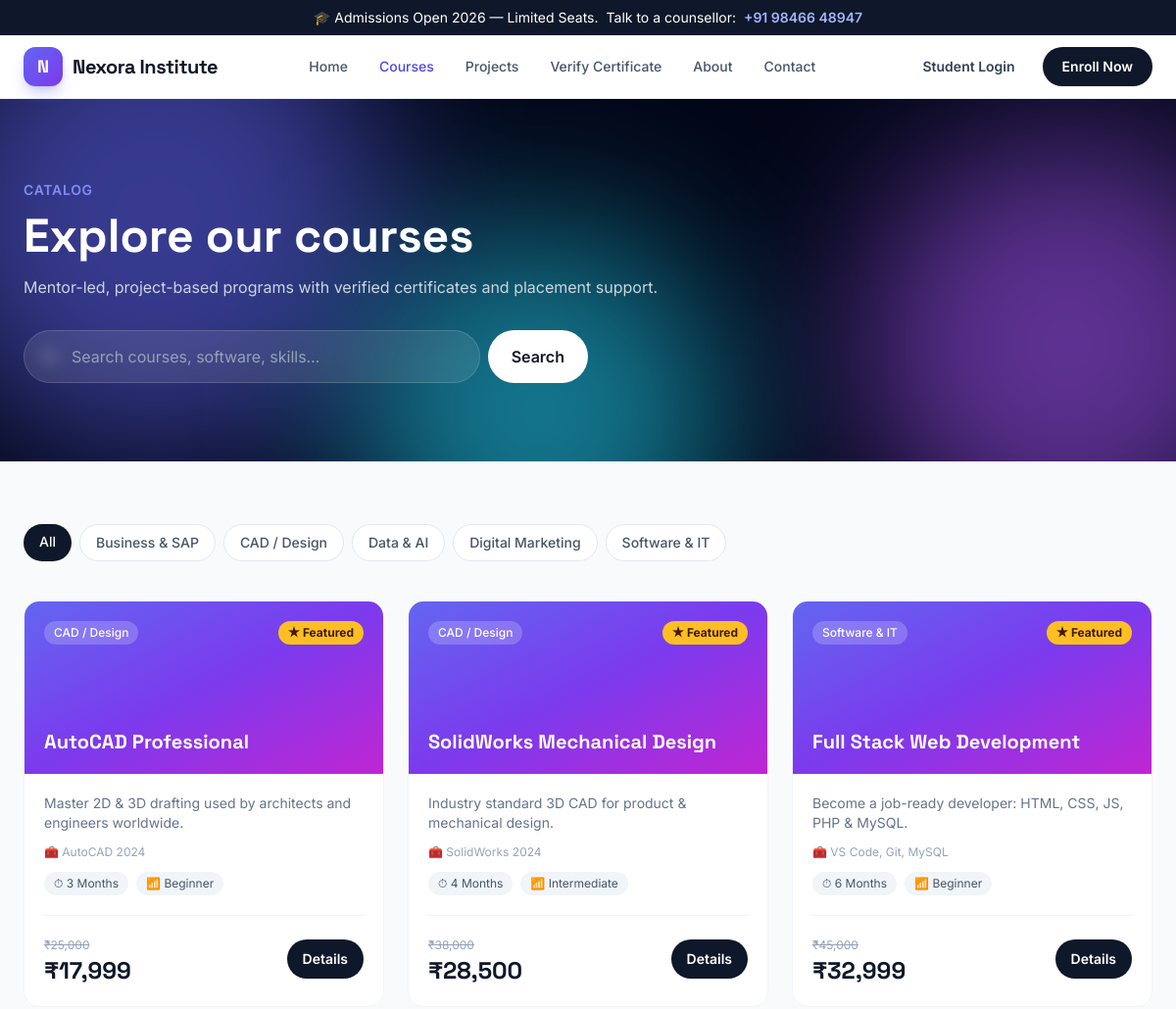
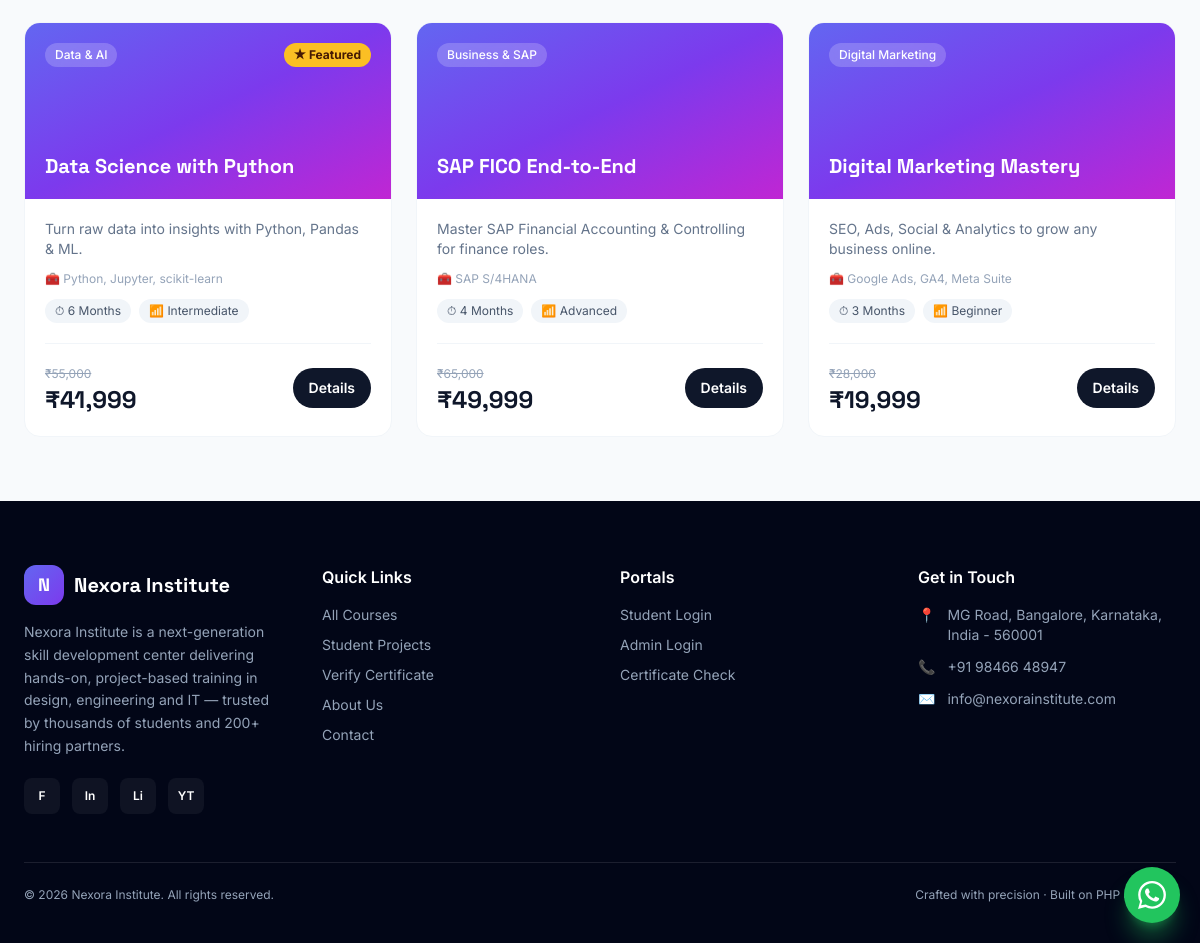
/courses.php, run on the app's committed database (2 pictures, top to bottom).
### tables this page shows
CREATE TABLE categories (
  id    INT AUTO_INCREMENT PRIMARY KEY,
  name  VARCHAR(100) NOT NULL,
  slug  VARCHAR(120) NOT NULL UNIQUE,
  icon  VARCHAR(60)  DEFAULT 'graduation-cap'
);

CREATE TABLE courses (
  id              INT AUTO_INCREMENT PRIMARY KEY,
  title           VARCHAR(160) NOT NULL,
  slug            VARCHAR(180) NOT NULL UNIQUE,
  category_id     INT NULL,
  short_desc      VARCHAR(255) NULL,
  description     TEXT NULL,
  duration        VARCHAR(60)  DEFAULT '3 Months',
  level           ENUM('Beginner','Intermediate','Advanced') DEFAULT 'Beginner',
  price           DECIMAL(10,2) DEFAULT 0,
  discount_price  DECIMAL(10,2) NULL,
  software        VARCHAR(255) NULL,
  syllabus        TEXT NULL,
  image           VARCHAR(255) NULL,
  is_featured     TINYINT(1) DEFAULT 0,
  status          ENUM('active','draft') DEFAULT 'active',
  created_at      TIMESTAMP DEFAULT CURRENT_TIMESTAMP,
  CONSTRAINT fk_course_cat FOREIGN KEY (category_id) REFERENCES categories(id) ON DELETE SET NULL
);

### includes/functions.php (called while the page is built, shortened)
<?php
require_once __DIR__ . '/../config/database.php';
function e(?string $str): string
{
    return htmlspecialchars($str ?? '', ENT_QUOTES, 'UTF-8');
}
function url(string $path = ''): string
{
    return BASE_URL . '/' . ltrim($path, '/');
}
function money($amount): string
{
    return '₹' . number_format((float)$amount, 0);
}
function settings(): array
{
    static $cache = null;
    if ($cache !== null) return $cache;
    $cache = [];
    try {
        $rows = db()->query('SELECT skey, svalue FROM settings')->fetchAll();
        foreach ($rows as $r) {
            $cache[$r['skey']] = $r['svalue'];
        }
    } catch (Throwable $e) {
        $cache = [];
    }
    return $cache;
}
function setting(string $key, string $default = ''): string
{
    $s = settings();
    return $s[$key] ?? $default;
}
function active_class(string $page, string $current): string
{
    return $page === $current ? 'text-indigo-600' : 'text-slate-600 hover:text-indigo-600';
}

### config/database.php (called while the page is built, shortened)
<?php
function db(): PDO
{
    if (isset($GLOBALS['__app_pdo']) && $GLOBALS['__app_pdo'] instanceof PDO) {
        return $GLOBALS['__app_pdo'];
    }
    $dsn = sprintf('mysql:host=%s;dbname=%s;charset=%s', DB_HOST, DB_NAME, DB_CHARSET);
    $options = [
        PDO::ATTR_ERRMODE            => PDO::ERRMODE_EXCEPTION,
        PDO::ATTR_DEFAULT_FETCH_MODE => PDO::FETCH_ASSOC,
        PDO::ATTR_EMULATE_PREPARES   => false,
    ];
    return $GLOBALS['__app_pdo'];
}

### courses.php (the view, shortened to what this page needs)
<?php
require_once __DIR__ . '/includes/functions.php';
$page = 'courses';
$catSlug = trim($_GET['cat'] ?? '');
$q       = trim($_GET['q'] ?? '');
$sql = "SELECT c.*, cat.name AS category, cat.slug AS cat_slug
        FROM courses c LEFT JOIN categories cat ON cat.id = c.category_id
        WHERE c.status='active'";
$params = [];
$sql .= " ORDER BY c.is_featured DESC, c.id ASC";
$stmt = db()->prepare($sql);
$stmt->execute($params);
$courses = $stmt->fetchAll();
$categories = db()->query("SELECT * FROM categories ORDER BY name")->fetchAll();
include __DIR__ . '/includes/header.php';
?>
<section class="bg-slate-950 text-white relative overflow-hidden">
  <div class="hero-aurora"><span></span><span></span><span></span></div>
  <div class="relative max-w-7xl mx-auto px-4 sm:px-6 py-16 lg:py-20">
    <span class="text-sm font-semibold text-brand-400 uppercase tracking-wider">Catalog</span>
    <h1 class="mt-3 font-display text-4xl sm:text-5xl font-bold">Explore our courses</h1>
    <p class="mt-4 text-slate-300 max-w-2xl">Mentor-led, project-based programs with verified certificates and placement support.</p>
    <form method="get" class="mt-8 max-w-xl flex gap-2">
      <div class="relative flex-1">
        <svg class="absolute left-4 top-1/2 -translate-y-1/2 w-5 h-5 text-slate-400" fill="none" stroke="currentColor" stroke-width="2" viewBox="0 0 24 24"><circle cx="11" cy="11" r="7"/><path stroke-linecap="round" d="m21 21-4.3-4.3"/></svg>
        <input name="q" value="<?= e($q) ?>" placeholder="Search courses, software, skills…" class="w-full pl-12 pr-4 py-3.5 rounded-full bg-white/10 border border-white/15 text-white placeholder-slate-400 focus:outline-none focus:ring-2 focus:ring-brand-400 backdrop-blur">
      </div>
      <button class="px-6 py-3.5 rounded-full bg-white text-slate-900 font-semibold hover:bg-brand-50 transition">Search</button>
    </form>
  </div>
</section>
<section class="bg-slate-50 py-12 lg:py-16">
  <div class="max-w-7xl mx-auto px-4 sm:px-6">
    <div class="flex flex-wrap gap-2 mb-10">
      <a href="<?= url('courses.php' . ($q ? '?q=' . urlencode($q) : '')) ?>"
         class="px-4 py-2 rounded-full text-sm font-medium transition <?= $catSlug==='' ? 'bg-slate-900 text-white' : 'bg-white text-slate-600 border border-slate-200 hover:border-brand-300' ?>">All</a>
      <?php foreach ($categories as $cat): ?>
        <a href="<?= url('courses.php?cat=' . urlencode($cat['slug']) . ($q ? '&q=' . urlencode($q) : '')) ?>"
           class="px-4 py-2 rounded-full text-sm font-medium transition <?= $catSlug===$cat['slug'] ? 'bg-slate-900 text-white' : 'bg-white text-slate-600 border border-slate-200 hover:border-brand-300' ?>"><?= e($cat['name']) ?></a>
      <?php endforeach; ?>
    </div>
    <?php if (!$courses): ?>
      <div class="text-center py-20">
        <p class="text-5xl">🔍</p>
        <p class="mt-4 text-lg font-semibold text-slate-700">No courses found</p>
        <p class="text-slate-500">Try a different search or category.</p>
      </div>
    <?php else: ?>
      <div class="grid sm:grid-cols-2 lg:grid-cols-3 gap-6">
        <?php foreach ($courses as $c):
          $price = $c['discount_price'] ?: $c['price'];
          $hasDiscount = $c['discount_price'] && $c['discount_price'] < $c['price'];
        ?>
          <article class="card-lift group rounded-2xl overflow-hidden bg-white border border-slate-100 flex flex-col">
            <div class="relative h-44 bg-gradient-to-br from-brand-500 via-violet-600 to-fuchsia-600 p-5 flex flex-col justify-between">
              <div class="flex items-center justify-between">
                <span class="px-2.5 py-1 rounded-full bg-white/20 text-white text-xs font-medium backdrop-blur"><?= e($c['category'] ?? 'Course') ?></span>
                <?php if ($c['is_featured']): ?><span class="px-2.5 py-1 rounded-full bg-amber-400 text-amber-950 text-xs font-bold">★ Featured</span><?php endif; ?>
              </div>
              <h3 class="font-display text-xl font-bold text-white leading-tight"><?= e($c['title']) ?></h3>
            </div>
            <div class="p-5 flex flex-col flex-1">
              <p class="text-sm text-slate-500 line-clamp-2"><?= e($c['short_desc']) ?></p>
              <?php if ($c['software']): ?><p class="mt-3 text-xs text-slate-400">🧰 <?= e($c['software']) ?></p><?php endif; ?>
              <div class="mt-3 flex flex-wrap gap-2 text-xs">
                <span class="px-2.5 py-1 rounded-full bg-slate-100 text-slate-600">⏱ <?= e($c['duration']) ?></span>
                <span class="px-2.5 py-1 rounded-full bg-slate-100 text-slate-600">📶 <?= e($c['level']) ?></span>
              </div>
              <div class="mt-5 pt-4 border-t border-slate-100 flex items-center justify-between">
                <div>
                  <?php if ($hasDiscount): ?><span class="text-xs text-slate-400 line-through"><?= money($c['price']) ?></span><?php endif; ?>
                  <p class="font-display text-2xl font-bold text-slate-900"><?= money($price) ?></p>
                </div>
                <a href="<?= url('course.php?slug=' . urlencode($c['slug'])) ?>" class="px-4 py-2.5 rounded-full bg-slate-900 text-white text-sm font-semibold hover:bg-brand-600 transition">Details</a>
              </div>
            </div>
          </article>
        <?php endforeach; ?>
      </div>
    <?php endif; ?>
  </div>
</section>
<?php include __DIR__ . '/includes/footer.php'; ?>

### includes/header.php (shortened to what this page needs)
<?php
require_once __DIR__ . '/functions.php';
$page        = $page        ?? '';
$site        = setting('site_name', 'Nexora Institute');
?>
<!DOCTYPE html>
<html lang="en" class="scroll-smooth">
<head>
<script src="https://cdn.tailwindcss.com"></script>
<link rel="stylesheet" href="<?= url('assets/css/style.css') ?>">
</head>
<body class="font-sans bg-white text-slate-800 antialiased">
<div class="bg-slate-900 text-white text-xs sm:text-sm">
  <div class="max-w-7xl mx-auto px-4 py-2 flex items-center justify-center gap-2 text-center">
    <span class="hidden sm:inline">🎓 Admissions Open 2026 — Limited Seats.</span>
    <span>Talk to a counsellor:</span>
    <a href="tel:<?= e(setting('phone')) ?>" class="font-semibold text-brand-300 hover:text-brand-200"><?= e(setting('phone')) ?></a>
  </div>
</div>
<header id="navbar" class="sticky top-0 z-50 transition-all duration-300 bg-white/80 backdrop-blur-lg border-b border-slate-100">
  <nav class="max-w-7xl mx-auto px-4 sm:px-6">
    <div class="flex items-center justify-between h-16">
      <a href="<?= url('index.php') ?>" class="flex items-center gap-2.5 group">
        <span class="grid place-items-center w-10 h-10 rounded-xl bg-gradient-to-br from-brand-500 to-violet-600 text-white font-display font-bold text-lg shadow-lg shadow-brand-500/30 group-hover:scale-105 transition">N</span>
        <span class="font-display font-bold text-xl tracking-tight text-slate-900"><?= e($site) ?></span>
      </a>
      <div class="hidden lg:flex items-center gap-8 text-sm font-medium">
        <a href="<?= url('index.php') ?>" class="<?= active_class('home', $page) ?> transition">Home</a>
        <a href="<?= url('courses.php') ?>" class="<?= active_class('courses', $page) ?> transition">Courses</a>
        <a href="<?= url('projects.php') ?>" class="<?= active_class('projects', $page) ?> transition">Projects</a>
        <a href="<?= url('verify.php') ?>" class="<?= active_class('verify', $page) ?> transition">Verify Certificate</a>
        <a href="<?= url('about.php') ?>" class="<?= active_class('about', $page) ?> transition">About</a>
        <a href="<?= url('contact.php') ?>" class="<?= active_class('contact', $page) ?> transition">Contact</a>
      </div>
      <div class="hidden lg:flex items-center gap-3">
        <a href="<?= url('student/login.php') ?>" class="text-sm font-semibold text-slate-700 hover:text-brand-600 px-4 py-2 transition">Student Login</a>
        <a href="<?= url('courses.php') ?>" class="text-sm font-semibold text-white bg-slate-900 hover:bg-brand-600 px-5 py-2.5 rounded-full shadow-sm transition">Enroll Now</a>
      </div>
    </div>
  </nav>
</header>
<main>

### includes/footer.php (shortened to what this page needs)
</main>
<footer class="bg-slate-950 text-slate-400">
  <div class="max-w-7xl mx-auto px-4 sm:px-6 pt-16 pb-10">
    <div class="grid gap-10 md:grid-cols-2 lg:grid-cols-4">
      <div>
        <a href="<?= url('index.php') ?>" class="flex items-center gap-2.5 mb-4">
          <span class="grid place-items-center w-10 h-10 rounded-xl bg-gradient-to-br from-brand-500 to-violet-600 text-white font-display font-bold text-lg">N</span>
          <span class="font-display font-bold text-xl text-white"><?= e(setting('site_name')) ?></span>
        </a>
        <p class="text-sm leading-relaxed"><?= e(setting('about_short')) ?></p>
        <div class="flex gap-3 mt-5">
          <?php foreach (['facebook'=>'F','instagram'=>'In','linkedin'=>'Li','youtube'=>'YT'] as $k=>$lbl): ?>
            <a href="<?= e(setting($k, '#')) ?>" class="grid place-items-center w-9 h-9 rounded-lg bg-white/5 hover:bg-brand-600 text-white text-xs font-semibold transition"><?= $lbl ?></a>
          <?php endforeach; ?>
        </div>
      </div>
      <div>
        <h4 class="text-white font-semibold mb-4">Quick Links</h4>
        <ul class="space-y-2.5 text-sm">
          <li><a href="<?= url('courses.php') ?>" class="hover:text-white transition">All Courses</a></li>
          <li><a href="<?= url('projects.php') ?>" class="hover:text-white transition">Student Projects</a></li>
          <li><a href="<?= url('verify.php') ?>" class="hover:text-white transition">Verify Certificate</a></li>
          <li><a href="<?= url('about.php') ?>" class="hover:text-white transition">About Us</a></li>
          <li><a href="<?= url('contact.php') ?>" class="hover:text-white transition">Contact</a></li>
        </ul>
      </div>
      <div>
        <h4 class="text-white font-semibold mb-4">Portals</h4>
        <ul class="space-y-2.5 text-sm">
          <li><a href="<?= url('student/login.php') ?>" class="hover:text-white transition">Student Login</a></li>
          <li><a href="<?= url('admin/login.php') ?>" class="hover:text-white transition">Admin Login</a></li>
          <li><a href="<?= url('verify.php') ?>" class="hover:text-white transition">Certificate Check</a></li>
        </ul>
      </div>
      <div>
        <h4 class="text-white font-semibold mb-4">Get in Touch</h4>
        <ul class="space-y-3 text-sm">
          <li class="flex gap-3"><span>📍</span><span><?= e(setting('address')) ?></span></li>
          <li class="flex gap-3"><span>📞</span><a href="tel:<?= e(setting('phone')) ?>" class="hover:text-white"><?= e(setting('phone')) ?></a></li>
          <li class="flex gap-3"><span>✉️</span><a href="mailto:<?= e(setting('email')) ?>" class="hover:text-white"><?= e(setting('email')) ?></a></li>
        </ul>
      </div>
    </div>
    <div class="mt-12 pt-6 border-t border-white/10 flex flex-col sm:flex-row items-center justify-between gap-3 text-xs">
      <p>&copy; <?= date('Y') ?> <?= e(setting('site_name')) ?>. All rights reserved.</p>
      <p>Crafted with precision · Built on PHP &amp; MySQL</p>
    </div>
  </div>
</footer>
<a href="https://wa.me/<?= e(preg_replace('/\D/', '', setting('whatsapp'))) ?>" target="_blank"
   class="fixed bottom-5 right-5 z-50 grid place-items-center w-14 h-14 rounded-full bg-green-500 text-white shadow-xl shadow-green-500/40 hover:scale-110 transition" aria-label="WhatsApp">
</a>
</body>
</html>

### assets/css/style.css (style rules this page uses)
:root { --brand: #4f46e5; --brand-light: #818cf8; }
html { -webkit-tap-highlight-color: transparent; }
.hero-aurora { position: absolute; inset: 0; overflow: hidden; z-index: 0; }
.hero-aurora span { position: absolute; border-radius: 9999px; filter: blur(80px); opacity: .55; animation: blob 16s infinite ease-in-out; }
.hero-aurora span:nth-child(1) { width:480px;height:480px;background:#6366f1;top:-120px;left:-80px; }
.hero-aurora span:nth-child(2) { width:420px;height:420px;background:#a855f7;top:40px;right:-100px;animation-delay:-4s; }
.card-lift { transition: transform .35s cubic-bezier(.2,.7,.2,1), box-shadow .35s; }

### data on the page
categories: name "Business & SAP"
categories: name "CAD / Design"
categories: name "Data & AI"
categories: name "Digital Marketing"
categories: name "Software & IT"
courses: category.name "CAD / Design", is_featured "★ Featured", title "AutoCAD Professional", short_desc "Master 2D & 3D drafting used by architects and engineers worldwide.", software "AutoCAD 2024", duration "3 Months", level "Beginner", price "₹25,000", discount_price "₹17,999"
courses: category.name "CAD / Design", is_featured "★ Featured", title "SolidWorks Mechanical Design", short_desc "Industry standard 3D CAD for product & mechanical design.", software "SolidWorks 2024", duration "4 Months", level "Intermediate", price "₹38,000", discount_price "₹28,500"
courses: category.name "Software & IT", is_featured "★ Featured", title "Full Stack Web Development", short_desc "Become a job-ready developer: HTML, CSS, JS, PHP & MySQL.", software "VS Code, Git, MySQL", duration "6 Months", level "Beginner", price "₹45,000", discount_price "₹32,999"
courses: category.name "Data & AI", is_featured "★ Featured", title "Data Science with Python", short_desc "Turn raw data into insights with Python, Pandas & ML.", software "Python, Jupyter, scikit-learn", duration "6 Months", level "Intermediate", price "₹55,000", discount_price "₹41,999"
courses: category.name "Business & SAP", title "SAP FICO End-to-End", short_desc "Master SAP Financial Accounting & Controlling for finance roles.", software "SAP S/4HANA", duration "4 Months", level "Advanced", price "₹65,000", discount_price "₹49,999"
courses: category.name "Digital Marketing", title "Digital Marketing Mastery", short_desc "SEO, Ads, Social & Analytics to grow any business online.", software "Google Ads, GA4, Meta Suite", duration "3 Months", level "Beginner", price "₹28,000", discount_price "₹19,999"

### other printed values
setting('phone') "+91 98466 48947"
$site "Nexora Institute"
setting('site_name') "Nexora Institute"
setting('about_short') "Nexora Institute is a next-generation skill development center delivering hands-on, project-based training in design, engineering and IT — trusted by thousands of students and 200+ hiring partners."
$lbl "F"
$lbl "In"
$lbl "Li"
$lbl "YT"
setting('address') "MG Road, Bangalore, Karnataka, India - 560001"
setting('email') "info@nexorainstitute.com"
